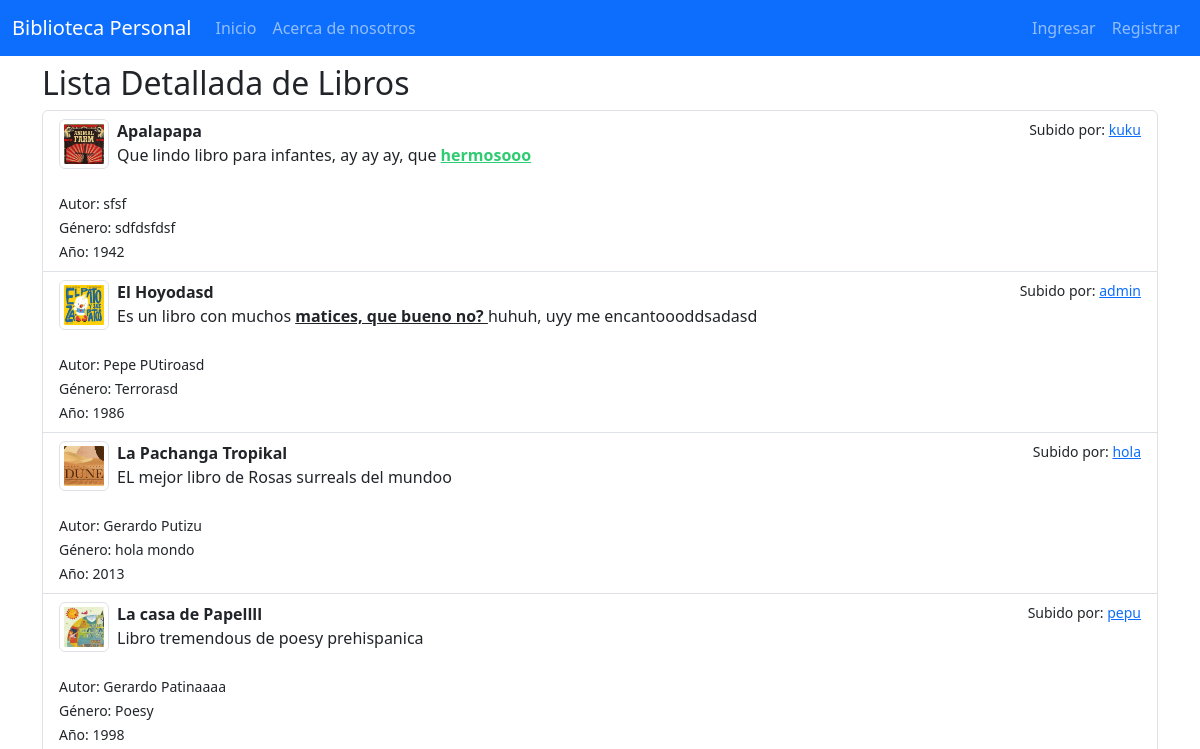
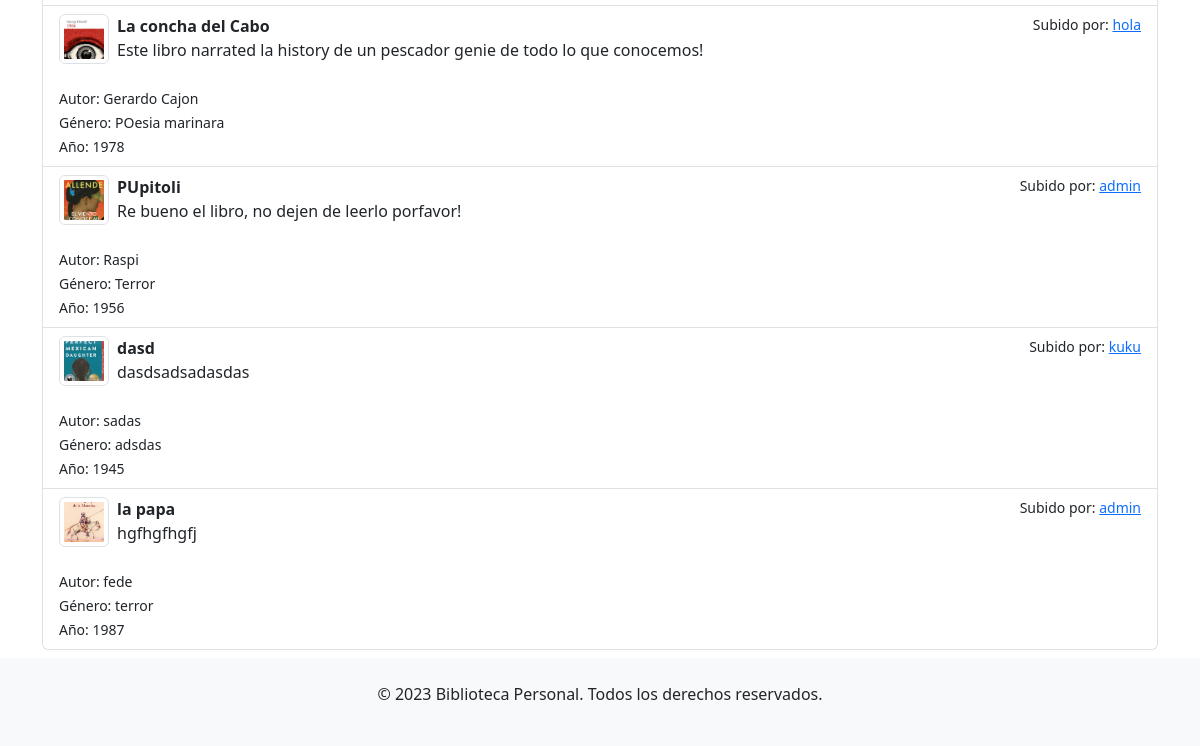
The app's page /libros/libros/detalle/, older data (2 pictures, top to bottom).
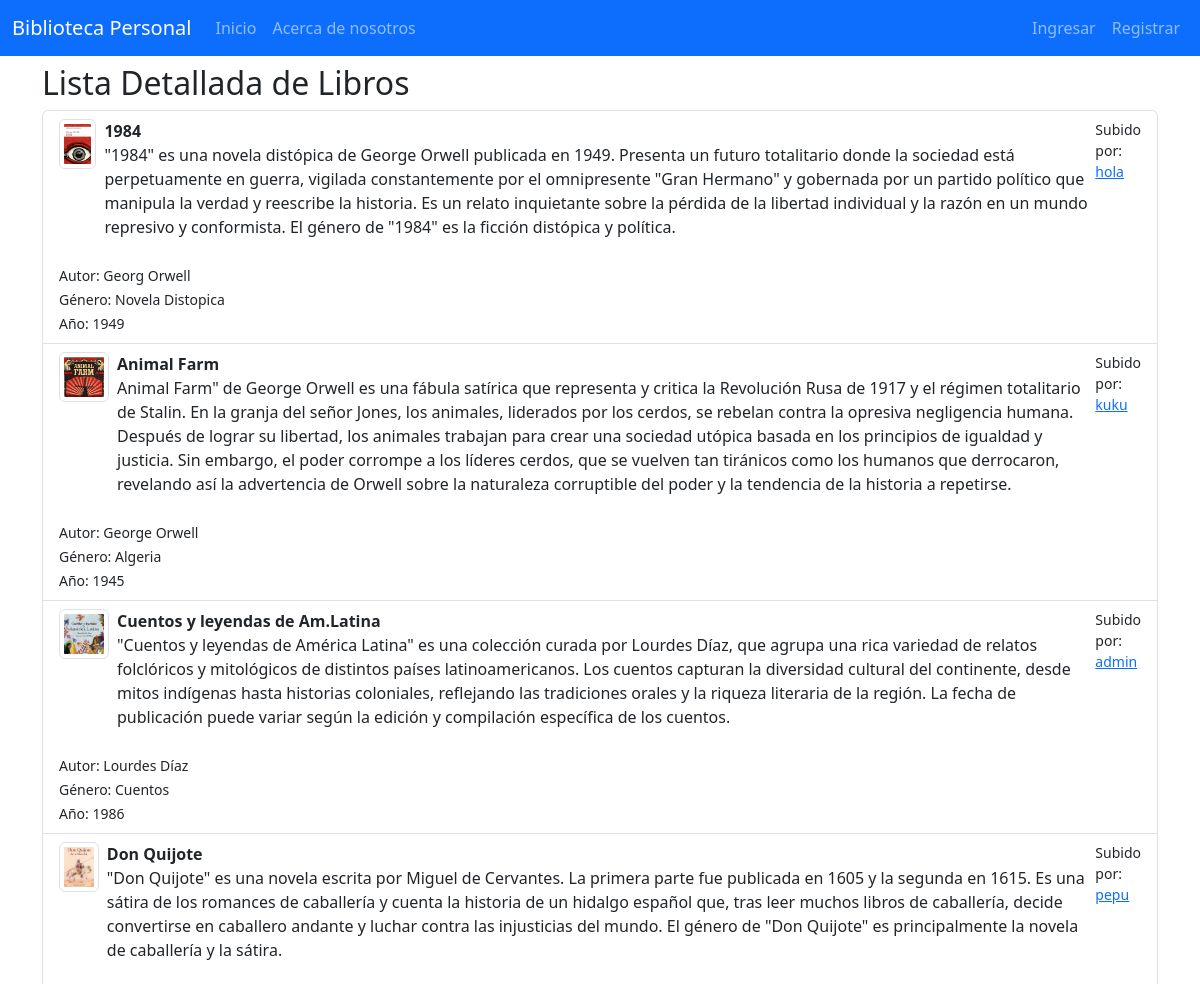
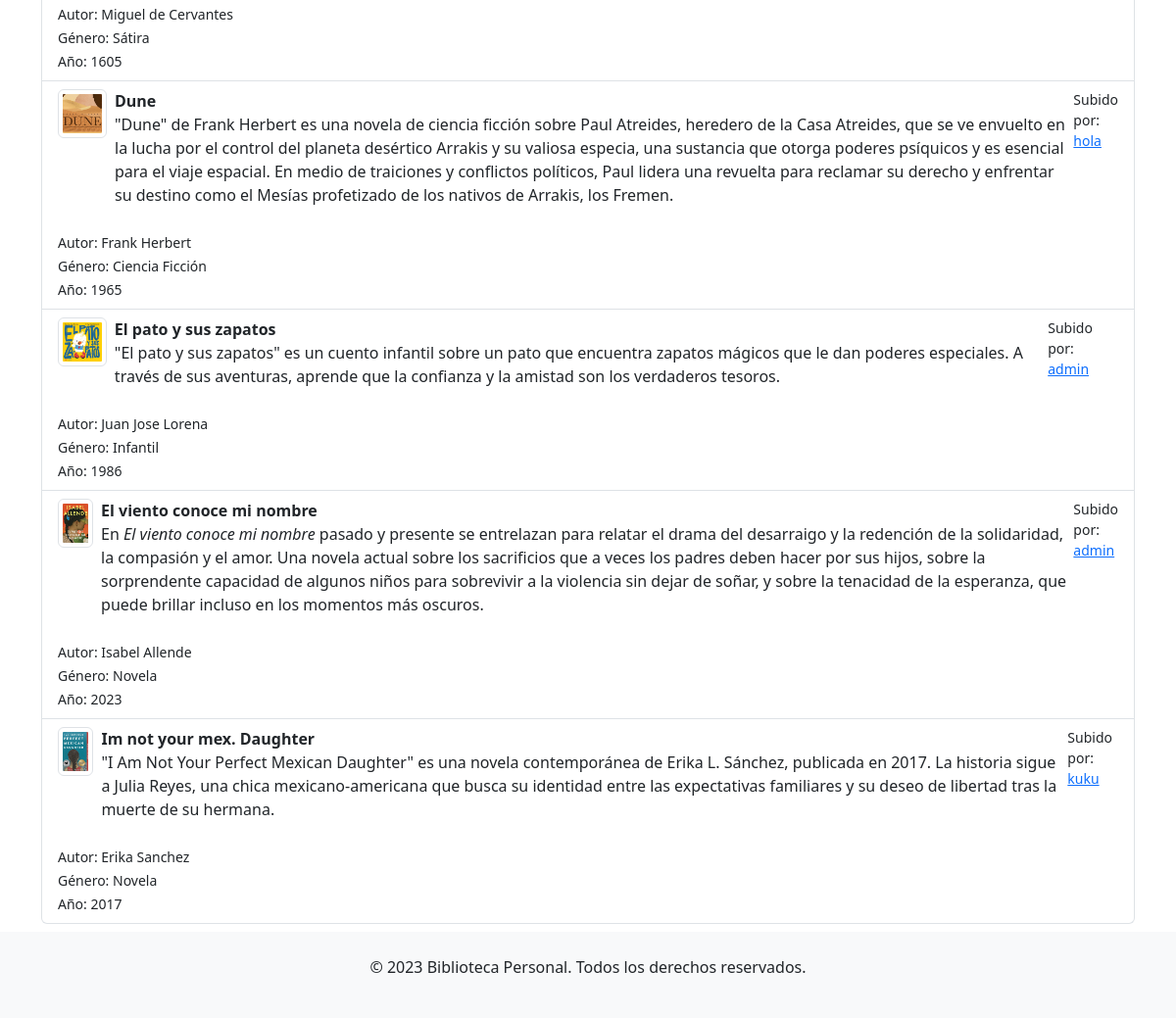
The same page, newer data (2 pictures, top to bottom).
### libros/models.py (models this page shows, shortened)
class Libro(models.Model):
    titulo = models.CharField(max_length=255)
    autor = models.CharField(max_length=100)
    genero = models.CharField(max_length=50)
    descripcion = RichTextField(blank=True, null=True)
    imagen = models.ImageField(upload_to='libros/', blank=True, null=True)
    usuario = models.ForeignKey(User, on_delete=models.CASCADE, related_name='libros', null=True)
    ano_publicacion = models.IntegerField('Año de Publicación', blank=True, null=True)

### libros/views.py (the view)
# urls.py: path('libros/detalle/', views.lista_detalle_libros, name='lista_detalle_libros'),
def lista_detalle_libros(request):
    libros = Libro.objects.all().order_by('titulo')
    return render(request, 'libros/lista_detalle_libros.html', {'libros': libros})

### libros/templates/libros/lista_detalle_libros.html
{% extends 'inicio/homepage.html' %} {% load static %} {% block content %}
<h2>Lista Detallada de Libros</h2>
<div class="list-group">
  {% for libro in libros %}
  <div
    class="list-group-item list-group-item-action flex-column align-items-start"
  >
    <div class="d-flex w-100 justify-content-between">
      <img
        src="{% if libro.imagen %}{{ libro.imagen.url }}{% else %}{% static 'img/placeholder-icon.png' %}{% endif %}"
        class="img-fluid img-thumbnail"
        alt="{{ libro.titulo }}"
        style="width: 50px; height: 50px; object-fit: cover"
      />
      <div class="ms-2 me-auto">
        <div class="fw-bold">{{ libro.titulo }}</div>
        {{ libro.descripcion|safe }}
      </div>
      <small
        >Subido por:
        <a href="{% url 'ver_perfil_usuario' libro.usuario.id %}"
          >{{ libro.usuario.username }}</a
        ></small
      >
    </div>
    <div class="mt-2">
      <small>Autor: {{ libro.autor }}</small><br />
      <small>Género: {{ libro.genero }}</small><br />
      <small>Año: {{ libro.ano_publicacion }}</small>
    </div>
  </div>
  {% endfor %}
</div>
{% endblock %}

Row changes from the older to the newer data that the page shows:
changed Libro: titulo "La concha del Cabo" → "1984"; descripcion "Este libro narrated la history de un pescador genie de todo lo que conocemos!" → "\"1984\" es una novela distópica de George Orwell publicada en 1949. Presenta un futuro totalitario donde la sociedad está perpetuamente en guerra, vigilada constantemente por el omnipresente \"Gran Hermano\" y gobernada por un partido político que manipula la verdad y reescribe la historia. Es un relato inquietante sobre la pérdida de la libertad individual y la razón en un mundo represivo y conformista. El género de \"1984\" es la ficción distópica y política."; autor "Gerardo Cajon" → "Georg Orwell"; genero "POesia marinara" → "Novela Distopica"; ano_publicacion "1978" → "1949"; moves up the list
changed Libro: titulo "Apalapapa" → "Animal Farm"; descripcion "Que lindo libro para infantes, ay ay ay, que hermosooo" → "Animal Farm\" de George Orwell es una fábula satírica que representa y critica la Revolución Rusa de 1917 y el régimen totalitario de Stalin. En la granja del señor Jones, los animales, liderados por los cerdos, se rebelan contra la opresiva negligencia humana. Después de lograr su libertad, los animales trabajan para crear una sociedad utópica basada en los principios de igualdad y justicia. Sin embargo, el poder corrompe a los líderes cerdos, que se vuelven tan tiránicos como los humanos que derrocaron, revelando así la advertencia de Orwell sobre la naturaleza corruptible del poder y la tendencia de la historia a repetirse."; autor "sfsf" → "George Orwell"; genero "sdfdsfdsf" → "Algeria"; ano_publicacion "1942" → "1945"
changed Libro: imagen: a different picture; titulo "la papa" → "Cuentos y leyendas de Am.Latina"; descripcion "hgfhgfhgfj" → "\"Cuentos y leyendas de América Latina\" es una colección curada por Lourdes Díaz, que agrupa una rica variedad de relatos folclóricos y mitológicos de distintos países latinoamericanos. Los cuentos capturan la diversidad cultural del continente, desde mitos indígenas hasta historias coloniales, reflejando las tradiciones orales y la riqueza literaria de la región. La fecha de publicación puede variar según la edición y compilación específica de los cuentos."; autor "fede" → "Lourdes Díaz"; genero "terror" → "Cuentos"; ano_publicacion "1987" → "1986"; moves up the list
changed Libro "pepu": imagen: a different picture; titulo "La casa de Papellll" → "Don Quijote"; descripcion "Libro tremendous de poesy prehispanica" → "\"Don Quijote\" es una novela escrita por Miguel de Cervantes. La primera parte fue publicada en 1605 y la segunda en 1615. Es una sátira de los romances de caballería y cuenta la historia de un hidalgo español que, tras leer muchos libros de caballería, decide convertirse en caballero andante y luchar contra las injusticias del mundo. El género de \"Don Quijote\" es principalmente la novela de caballería y la sátira."; autor "Gerardo Patinaaaa" → "Miguel de Cervantes"; genero "Poesy" → "Sátira"; ano_publicacion "1998" → "1605"; moves down the list
changed Libro: titulo "La Pachanga Tropikal" → "Dune"; descripcion "EL mejor libro de Rosas surreals del mundoo" → "\"Dune\" de Frank Herbert es una novela de ciencia ficción sobre Paul Atreides, heredero de la Casa Atreides, que se ve envuelto en la lucha por el control del planeta desértico Arrakis y su valiosa especia, una sustancia que otorga poderes psíquicos y es esencial para el viaje espacial. En medio de traiciones y conflictos políticos, Paul lidera una revuelta para reclamar su derecho y enfrentar su destino como el Mesías profetizado de los nativos de Arrakis, los Fremen."; autor "Gerardo Putizu" → "Frank Herbert"; genero "hola mondo" → "Ciencia Ficción"; ano_publicacion "2013" → "1965"; moves down the list
changed Libro: titulo "El Hoyodasd" → "El pato y sus zapatos"; descripcion "Es un libro con muchos matices, que bueno no? huhuh, uyy me encantoooddsadasd" → "\"El pato y sus zapatos\" es un cuento infantil sobre un pato que encuentra zapatos mágicos que le dan poderes especiales. A través de sus aventuras, aprende que la confianza y la amistad son los verdaderos tesoros."; autor "Pepe PUtiroasd" → "Juan Jose Lorena"; genero "Terrorasd" → "Infantil"
changed Libro: titulo "PUpitoli" → "El viento conoce mi nombre"; descripcion "Re bueno el libro, no dejen de leerlo porfavor!" → "En El viento conoce mi nombre pasado y presente se entrelazan para relatar el drama del desarraigo y la redención de la solidaridad, la compasión y el amor. Una novela actual sobre los sacrificios que a veces los padres deben hacer por sus hijos, sobre la sorprendente capacidad de algunos niños para sobrevivir a la violencia sin dejar de soñar, y sobre la tenacidad de la esperanza, que puede brillar incluso en los momentos más oscuros."; autor "Raspi" → "Isabel Allende"; genero "Terror" → "Novela"; ano_publicacion "1956" → "2023"
changed Libro: titulo "dasd" → "Im not your mex. Daughter"; descripcion "dasdsadsadasdas" → "\"I Am Not Your Perfect Mexican Daughter\" es una novela contemporánea de Erika L. Sánchez, publicada en 2017. La historia sigue a Julia Reyes, una chica mexicano-americana que busca su identidad entre las expectativas familiares y su deseo de libertad tras la muerte de su hermana."; autor "sadas" → "Erika Sanchez"; genero "adsdas" → "Novela"; ano_publicacion "1945" → "2017"
